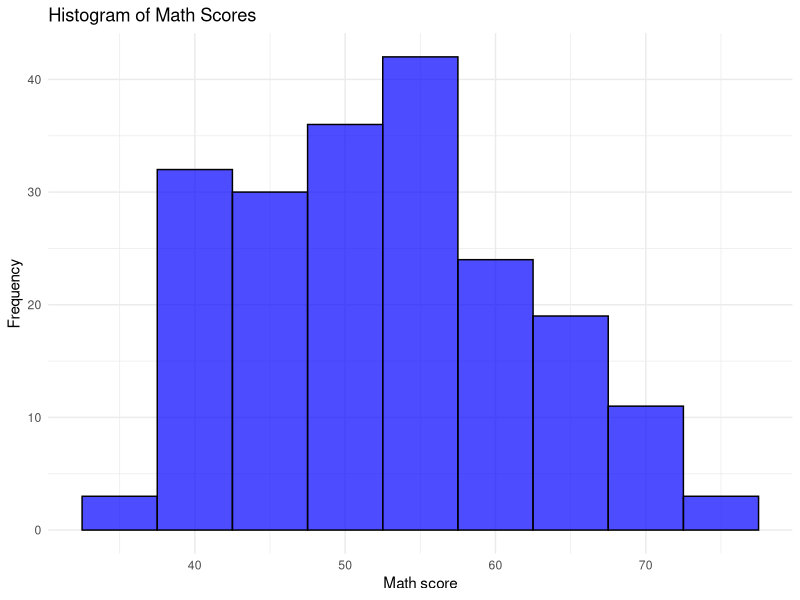
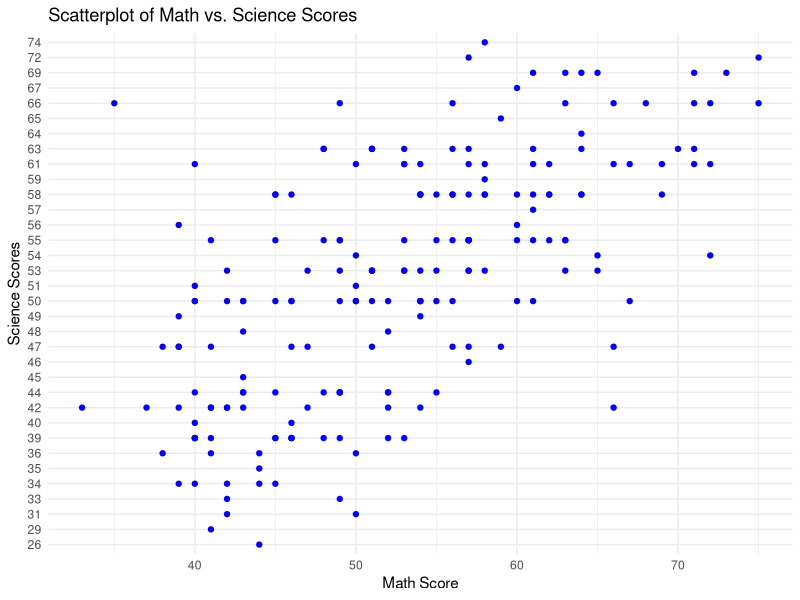
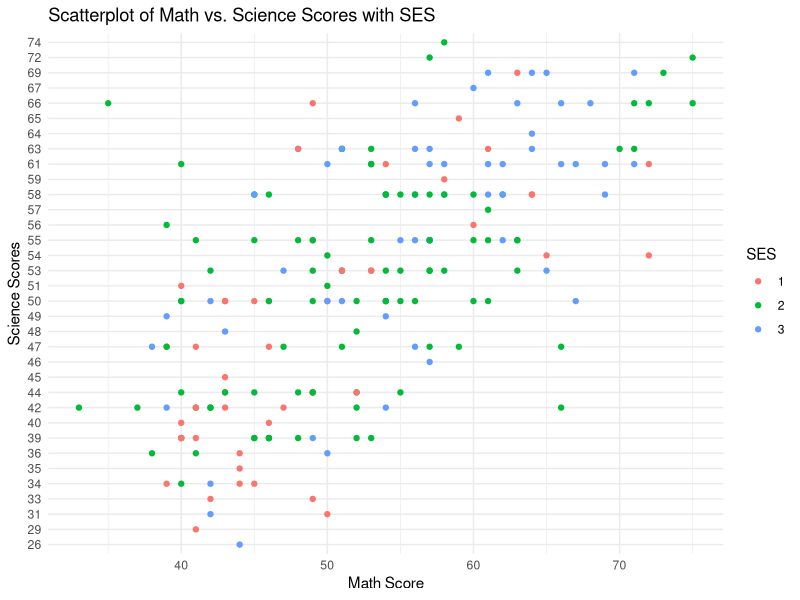
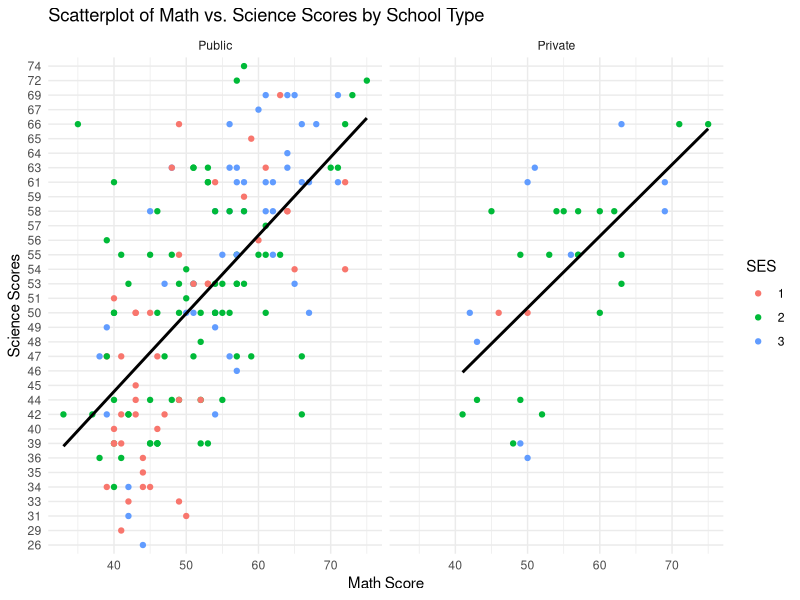
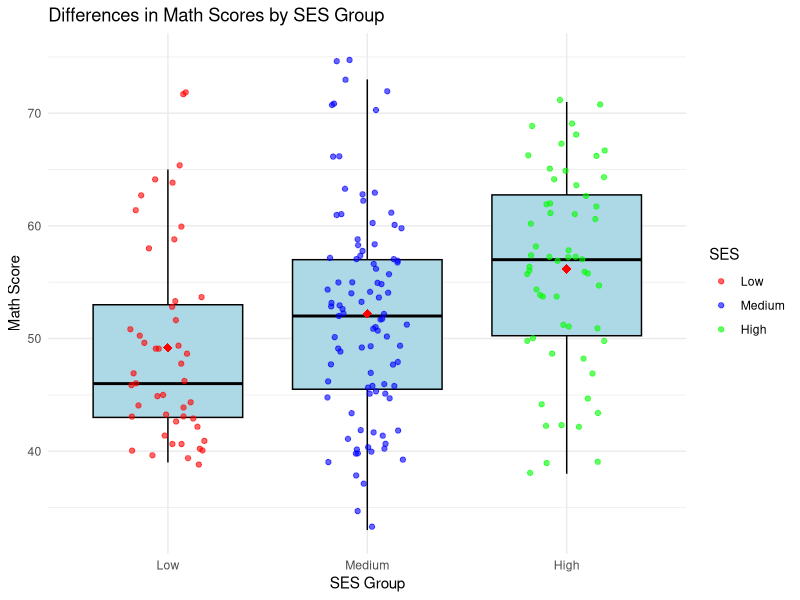
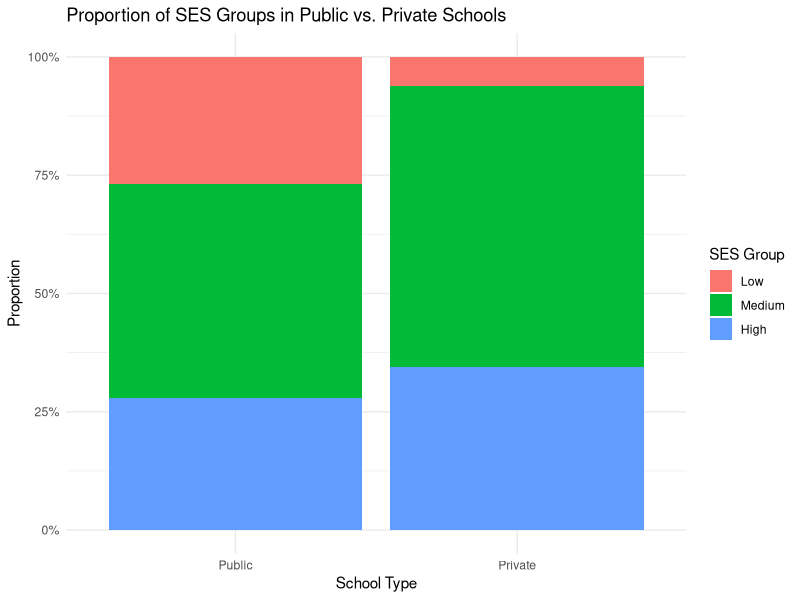

Recreate these plots in R, in order. (Note: this script raises an error after producing the figures.)
## ---- chunk 1

library(ggplot2)
library(here)
here()

# Had to reset my Here library 
setwd("/Users/halleprine/Desktop/GitREPO/EDRM 718 HP - Spring")
getwd()
here::i_am("Data/hsb2.csv")


# I read the data and put it in an object called "school".
school <- read.csv(here("Data", "hsb2.csv"), header = FALSE, sep = ",") # Read the file
View(school)

# Columns not named correctly I had to go in and rename them and remove first row
names(school)[names(school)=="V1"]<-"ID" 
names(school)[names(school)=="V2"]<-"sex"
names(school)[names(school)=="V3"]<-"race"
names(school)[names(school)=="V4"]<-"ses"
names(school)[names(school)=="V5"]<-"schtyp"
names(school)[names(school)=="V6"]<-"prog"
names(school)[names(school)=="V7"]<-"read"
names(school)[names(school)=="V8"]<-"write"
names(school)[names(school)=="V9"]<-"math"
names(school)[names(school)=="V10"]<-"science"
names(school)[names(school)=="V11"]<-"socst"

school <- school[-c(1), ]

## ---- chunk 2
str(school$math)
school$math <- as.numeric(as.character(school$math))

ggplot(school, aes(x = math)) +
  geom_histogram(binwidth = 5, fill = "blue", color = "black", alpha = 0.7) +
  labs(title = "Histogram of Math Scores",
       x = "Math score",
       y = "Frequency") +
  theme_minimal()

## ---- chunk 3

ggplot(school, aes(x = math, y = science)) +
  geom_point(color = "blue") +
  labs(title = "Scatterplot of Math vs. Science Scores",
       x = "Math Score",
       y = "Science Scores") +
  theme_minimal()

## ---- chunk 4

ggplot(school, aes(x = math, y = science, color = factor(ses))) +
  geom_point() +
  labs(title = "Scatterplot of Math vs. Science Scores with SES",
       x = "Math Score",
       y = "Science Scores",
       color = "SES") +
  theme_minimal()

## ---- chunk 5

ggplot(school, aes(x = math, y = science, color = factor(ses))) +
  geom_point() +
  geom_smooth(method = "lm", se = FALSE, aes(group = 1), color = "black") +
  facet_wrap(~ factor(schtyp, labels = c("Public", "Private"))) +
  labs(title = "Scatterplot of Math vs. Science Scores by School Type",
       x = "Math Score",
       y = "Science Scores",
       color = "SES") +
  theme_minimal()

## ---- chunk 6

ggplot(school, aes(x = factor(ses, levels = c(1, 2, 3), labels = c("Low", "Medium", "High")), 
                    y = math, color = factor(ses, levels = c(1, 2, 3), labels = c("Low", "Medium", "High")))) +
  geom_boxplot(fill = "lightblue", color = "black", outlier.shape = NA) +  
  geom_jitter(width = 0.2, alpha = 0.6) +  
  stat_summary(fun = "mean", geom = "point", shape = 18, size = 3, color = "red") +  
  theme_minimal() +
  labs(title = "Differences in Math Scores by SES Group",
       x = "SES Group",
       y = "Math Score",
       color = "SES") +  # Ensures the legend title is correct
  scale_color_manual(values = c("red", "blue", "green")) +  
  theme(legend.position = "right")

## ---- chunk 7

ggplot(school, aes(x = factor(schtyp, levels = c(1, 2), labels = c("Public", "Private")), 
                   fill = factor(ses, levels = c(1, 2, 3), labels = c("Low", "Medium", "High")))) +
  geom_bar(position = "fill") +  # 'fill' scales bars to proportions
  scale_y_continuous(labels = scales::percent_format()) +  # Convert y-axis to percentages
  labs(title = "Proportion of SES Groups in Public vs. Private Schools",
       x = "School Type",
       y = "Proportion",
       fill = "SES Group") +  # Legend title
  theme_minimal()

## ---- chunk 8

library(readxl)

mental <- read_excel(here("Data", "Mental Health Study Data.xlsx"), sheet = 1)
View(mental)

# Factor SES if not already
mental$SES <- factor(mental$SES, levels = c(1, 2, 3), labels = c("Low", "Medium", "High"))

# Create the plot
ggplot(notes_dta, aes(x = notes, y = score, color = notes)) +
  geom_point(aes(shape = lecture), alpha = 0.6) +  # Plot points with different shapes for LectureType
  geom_smooth(method = "lm", se = TRUE, linetype = "solid") +  # Add regression line without interaction
  labs(title = "Effect of Note-Taking Method on Recall",
       x = "Note-Taking Method",
       y = "Recall Score",
       color = "Note-Taking Method",
       shape = "Lecture Type") +
  theme_minimal() +
  theme(legend.position = "top")  # Adjust legend position


## ---- chunk 9

notes_dta <- read_excel(here("Data", "Notes Data.xlsx"), sheet = 1)
View(notes)

# Factor the lecture and note-taking method columns for better plotting
notes_dta$lecture <- factor(notes_dta$lecture, levels = c(1, 2), labels = c("Disorganized", "Organized"))
notes_dta$notes <- factor(notes_dta$notes, levels = c(1, 2, 3), labels = c("Outline", "Linear", "Matrix"))

ggplot(notes_dta, aes(x = score, y = factor(notes), color = factor(notes))) +
  geom_point(aes(shape = factor(lecture)), alpha = 0.6) +  # Convert lecture to a factor
  geom_smooth(aes(group = factor(notes)), method = "lm", se = TRUE, linetype = "solid") +  # Add regression lines
  labs(title = "Effect of Note-Taking Method on Recall, Moderated by Lecture Type",
       x = "Recall Score",
       y = "Note-Taking Method",
       color = "Note-Taking Method",
       shape = "Lecture Type") +
  theme_minimal() +
  theme(legend.position = "top")  # Adjust legend position



